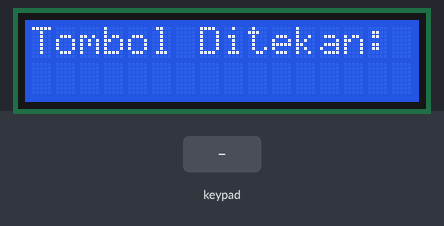
Bench run of a sketch on a simulated Arduino Uno, built with avr-gcc and run on an emulated ATmega328P. Parts: 16×2 character LCD. The test bench sets the inputs (shaded band). What the sketch prints to the serial monitor is not drawn.

Above: at 2.8 s.
2.9 s: keypad keys 9 8 7 6 # pressed 0.4 s apart
At 5.5 s:
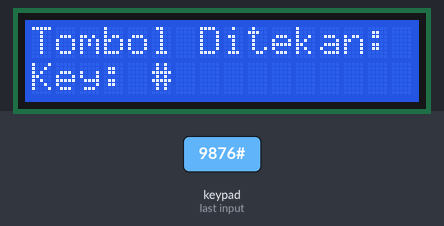
6.4 s: key 'A' pressed
At 7.2 s:
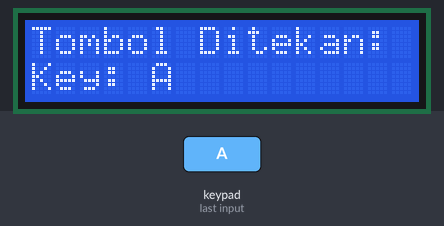
7.9 s: key 'B' pressed
At 9.1 s:
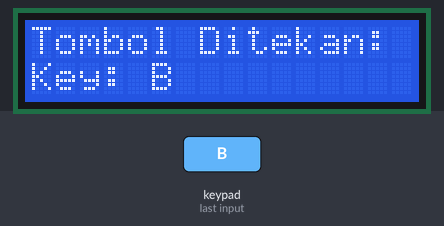
9.4 s: keypad keys 9 8 7 6 * pressed 0.4 s apart
At 11.8 s:
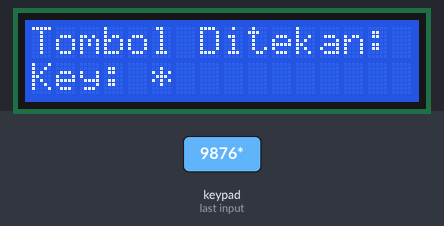
12.9 s: key 'C' pressed
At 14.1 s:
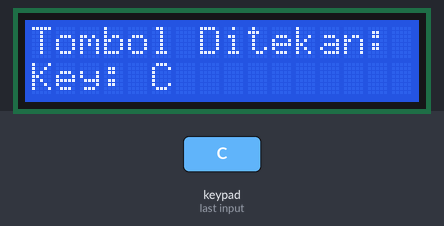
14.4 s: keypad keys 9 8 7 6 D pressed 0.4 s apart
At 14.62 s:
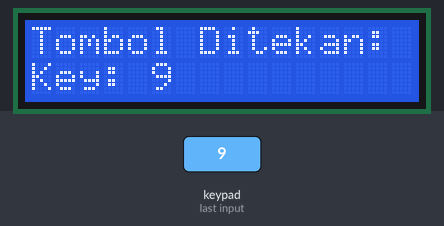
Timing chart, 0 to 17.4 s (numbered marks = the images above; inputs shaded):
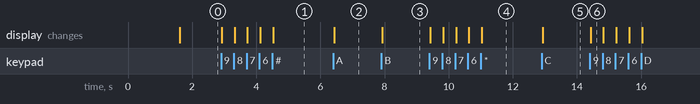

The sketch:

Pertemuan_12_Keypad.ino
```cpp
#include <Wire.h>
#include <LiquidCrystal_I2C.h>
#include <Keypad.h>

// 1. Konfigurasi LCD I2C
// Alamat I2C umum biasanya 0x27 atau 0x3F, dengan ukuran 16 kolom x 2 baris
LiquidCrystal_I2C lcd(0x27, 16, 2);

// 2. Konfigurasi Keypad 4x4
const byte ROWS = 4;
const byte COLS = 4;

// Layout tombol pada Keypad 4x4
char hexaKeys[ROWS][COLS] = {
  {'1', '2', '3', 'A'},
  {'4', '5', '6', 'B'},
  {'7', '8', '9', 'C'},
  {'*', '0', '#', 'D'}
};

// Sambungan pin baris dan kolom ke Arduino UNO
byte rowPins[ROWS] = {13, A2, 11, 10}; // R1, R2, R3, R4
byte colPins[COLS] = {9, 8, 7, 6};     // C1, C2, C3, C4

// Inisialisasi objek Keypad
Keypad customKeypad = Keypad(makeKeymap(hexaKeys), rowPins, colPins, ROWS, COLS);

void setup() {
  // Inisialisasi Serial Monitor
  Serial.begin(9600);
  Serial.println("--- Praktikum Keypad 4x4 & LCD I2C ---");

  // Inisialisasi LCD I2C
  lcd.init();
  lcd.backlight(); // Nyalakan lampu latar (backlight) LCD

  // Tampilan Selamat Datang
  lcd.setCursor(0, 0);
  lcd.print(" Keypad 4x4 I2C");
  lcd.setCursor(0, 1);
  lcd.print("Tekan Tombol...");

  delay(1500);
  lcd.clear();
  lcd.setCursor(0, 0);
  lcd.print("Tombol Ditekan:");
}

void loop() {
  // Membaca input tombol dari keypad
  char customKey = customKeypad.getKey();

  // Jika ada tombol yang ditekan
  if (customKey) {
    // 1. Tampilkan ke Serial Monitor
    Serial.print("Karakter Ditekan: ");
    Serial.println(customKey);

    // 2. Tampilkan ke LCD I2C (Baris ke-2)
    lcd.setCursor(0, 1);
    lcd.print("                "); // Bersihkan teks baris kedua
    lcd.setCursor(0, 1);
    lcd.print("Key: ");
    lcd.print(customKey);
  }
}
```

Measured:
- after the input at 2.9 s, the display: first changes at once (image 1 shows a later state)
- after the input at 6.4 s, the display: changes at once (image 2)
- after the input at 7.9 s, the display: changes at once (image 3)
- after the input at 9.4 s, the display: first changes at once (image 4 shows a later state)
- after the input at 12.9 s, the display: changes at once (image 5)
- after the input at 14.4 s, the display: changes at once (image 6)
